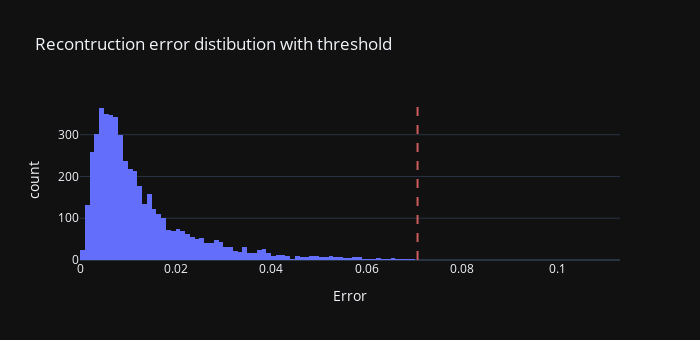

The notebook cell saved with this chart:
### Code cell
# plot histogram and add a vertical line at the threshold cut off point
fig = px.histogram(x=errors, height=340, width=700, labels={'x': 'Error'},
                   title='Recontruction error distibution with threshold')
fig.update_layout(shapes=[
    dict(type='line', yref='paper', y0=0, y1=1, xref='x', x0=thresh, x1=thresh,
        line=dict(color="indianred", width=2, dash="dash"))
])

### Figure 1 — Plotly figure (JSON) as saved in the notebook; plotly's stock layout.template omitted (floating-point values rounded to 4 significant figures; data arrays with more than 128 entries replaced by an {"elided": "..."} marker saying what was removed)
{"data": [{"alignmentgroup": "True", "bingroup": "x", "hovertemplate": "Error=%{x}<br>count=%{y}<extra></extra>", "legendgroup": "", "marker": {"color": "#636efa"}, "name": "", "offsetgroup": "", "orientation": "v", "showlegend": false, "type": "histogram", "x": {"elided": "5000 float values"}, "xaxis": "x", "yaxis": "y"}], "layout": {"barmode": "relative", "height": 340, "legend": {"tracegroupgap": 0}, "shapes": [{"line": {"color": "indianred", "dash": "dash", "width": 2}, "type": "line", "x0": 0.07063, "x1": 0.07063, "xref": "x", "y0": 0, "y1": 1, "yref": "paper"}], "title": {"text": "Recontruction error distibution with threshold"}, "width": 700, "xaxis": {"anchor": "y", "autorange": true, "domain": [0, 1], "range": [3.036e-18, 0.113], "title": {"text": "Error"}, "type": "linear"}, "yaxis": {"anchor": "x", "autorange": true, "domain": [0, 1], "range": [0, 383.2], "title": {"text": "count"}}}}
